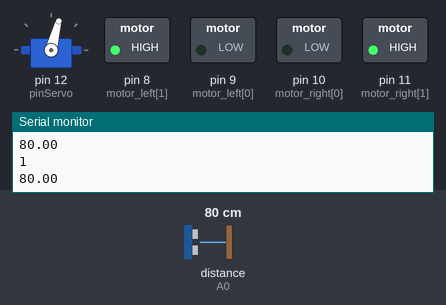
A sketch run on a simulated Arduino Uno, built with avr-gcc and run on an emulated ATmega328P. On the bench: servo, switched loads named in the sketch (green lamp = pin HIGH), the last lines printed to the serial monitor. Wiring (inferred from the names in the program): ultrasonic range finder: trigger A1; echo A0. Inputs (shaded band) come from the test bench; at power-on: distance to the obstacle (sensor on A0) 80 cm. The echo pulse lasts 58.3 µs per cm; pins used as bus, display or sensor lines are not drawn.

Above: at 2.0 s.
2.1 s: distance to the obstacle (sensor on A0) set to 46 cm
3.8 s: distance to the obstacle (sensor on A0) set to 38 cm
At 5.7 s:
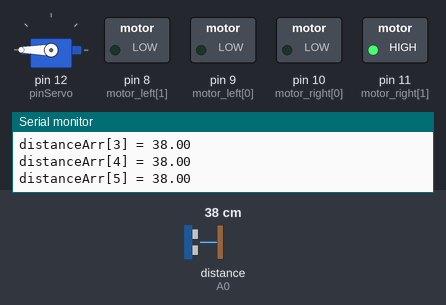
7.3 s: distance to the obstacle (sensor on A0) set to 34 cm
10.8 s: distance to the obstacle (sensor on A0) set to 28 cm
At 12.7 s:
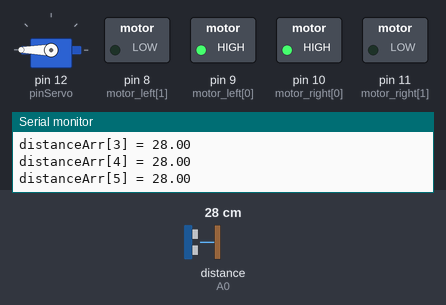
14.3 s: distance to the obstacle (sensor on A0) set to 35 cm
At 14.44 s:
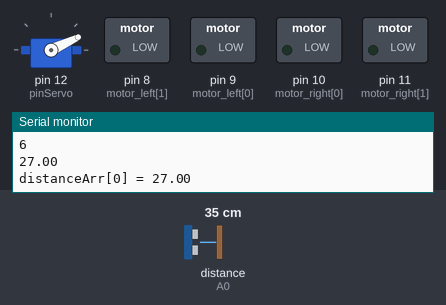
17.8 s: distance to the obstacle (sensor on A0) set to 2 cm
At 21.2 s:
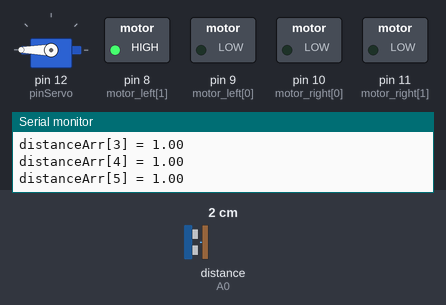
Timing chart, 0 to 22.3 s (numbered marks = the images above; inputs shaded):
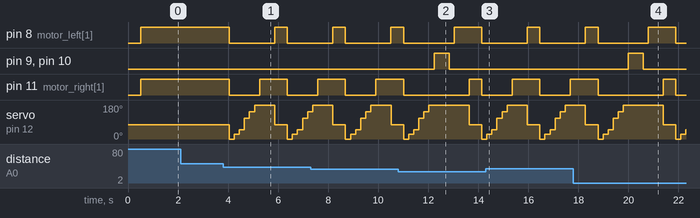

Measured:
- the behaviour switches between 42 and 41 cm on distance to the obstacle (sensor on A0) (found by bisection; images 0 and 1)
- the behaviour switches between 31 and 30 cm on distance to the obstacle (sensor on A0) (found by bisection; images 1 and 2)
- after the input at 3.8 s, pin 8 (motor_left[1]): HIGH → LOW after 0.24 s, → HIGH 1.8 s later, → LOW 0.50 s later; pin 11 (motor_right[1]): HIGH → LOW after 0.24 s, → HIGH 1.2 s later, → LOW 1.1 s later; servo on pin 12 (pinServo): 75° → 0° after 0.24 s, → 25° 0.20 s later, → 50° 0.20 s later, → 110° 0.20 s later, … (12 changes in this stretch)
- after the input at 10.8 s, pin 9 (motor_left[0]), pin 10 (motor_right[0]): LOW → HIGH after 1.4 s, → LOW 0.60 s later
- after the input at 14.3 s, pin 9 (motor_left[0]), pin 10 (motor_right[0]): stays LOW (without the input it goes to HIGH after 1.1 s)
- after the input at 17.8 s, pin 9 (motor_left[0]), pin 10 (motor_right[0]): LOW → HIGH after 2.2 s, → LOW 0.60 s later

The sketch:

2-SmartCar.ino
```cpp
#define trig A1
#define echo A0
int thresholddistance = 40;

long duration;
float forwarddistance;
float distancefront;
float distanceArr[6];

#include <Servo.h>
#define pinServo 12

//----------------------------------------------------- Initialization: Setting up Servo Angles
int servoArray[6] = {0, 25, 50, 110, 145, 180};
Servo myServo;
//----------------------------------------------------- Initialization: Motors
int motor_left[] = {9, 8};
int motor_right[] = {10, 11};
//----------------------------------------------------- Initialization: Setup Module
void setup() {
  Serial.begin(9600);
  myServo.attach(pinServo);
  //Setup Motors
  for (int i = 0; i < 2; i++)
  {
    pinMode(motor_left[i], OUTPUT);
    pinMode(motor_right[i], OUTPUT);
  }
  //Setup Sensor
  pinMode(trig, OUTPUT);
  pinMode(echo, INPUT);

}
//----------------------------------------------------- Initialization: Motor Module
// Following Module is for the Robot to brake
void brake()
{
  digitalWrite(motor_left[0], LOW);
  digitalWrite(motor_left[1], LOW);
  digitalWrite(motor_right[0], LOW);
  digitalWrite(motor_right[1], LOW);
}
// Following Module is for the Robot to go forward
void drive_forward()
{
  digitalWrite(motor_left[0], LOW);
  delayMicroseconds(400);
  digitalWrite(motor_left[1], HIGH);
  delayMicroseconds(1000 - 400);
  digitalWrite(motor_right[0], LOW);
  delayMicroseconds(1000 - 400);
  digitalWrite(motor_right[1], HIGH);
  delayMicroseconds(400);
}
// Following Module is for the Robot to slightly go towards left
void slight_left()
{
  digitalWrite(motor_left[0], LOW);
  digitalWrite(motor_left[1], HIGH);
  digitalWrite(motor_right[0], LOW);
  digitalWrite(motor_right[1], LOW);
  delay(600);
}
// Following Module is for the Robot to slightly go towards right
void slight_right()
{
  digitalWrite(motor_left[0], LOW);
  digitalWrite(motor_left[1], LOW);
  digitalWrite(motor_right[0], LOW);
  digitalWrite(motor_right[1], HIGH);
  delay(600);
}
  // Following Module is for the Robot to turn left
  void turn_left()
  {
    digitalWrite(motor_left[0], LOW);
    digitalWrite(motor_left[1], HIGH);
    digitalWrite(motor_right[0], LOW);
    digitalWrite(motor_right[1], LOW);
    delay(900);
  }
  // Following Module is for the Robot to turn right
  void turn_right()
  {
    digitalWrite(motor_left[0], LOW);
    digitalWrite(motor_left[1], LOW);
    digitalWrite(motor_right[0], LOW);
    digitalWrite(motor_right[1], HIGH);
    delay(900);
  }
  // Following Module is to make a uturn if there are obstacles to the right, to the left and in front
  void turn_around()
  {
    digitalWrite(motor_left[0], HIGH);
    digitalWrite(motor_left[1], LOW);
    digitalWrite(motor_right[0], HIGH);
    digitalWrite(motor_right[1], LOW);
    delay(600);
  }
  //----------------------------------------------------- Sight Forward
float distance(int angle) {
    myServo.write(angle);
    delay(500);
    digitalWrite(trig, LOW);
    delayMicroseconds(20);
    digitalWrite(trig, HIGH);
    delayMicroseconds(20);
    digitalWrite(trig, LOW);

    duration = pulseIn(echo, HIGH);
    forwarddistance = duration / 58;
    return forwarddistance;
  }
  //----------------------------------------------------- Sensor Array Module
void scan_around() {
    for (int i = 0; i < 6; i++) {
      myServo.write(servoArray[i]);
      delay(100);
      digitalWrite(trig, LOW);
      delayMicroseconds(20);
      digitalWrite(trig, HIGH);
      delayMicroseconds(20);
      digitalWrite(trig, LOW);
      duration = pulseIn(echo, HIGH);
      distanceArr[i] = duration / 58;
      Serial.print("distanceArr[");
      Serial.print(i);
      Serial.print("] = ");
      Serial.println(distanceArr[i]);
      delay(100);
    }
  }
    //----------------------------------------------------- Loop Module

void loop(){
  myServo.write(75);
  distancefront = distance(75);
 Serial.println(distancefront);
 // Serial.println(thresholddistance);
    if ((distancefront > thresholddistance) && (distancefront < 1000))
    {
      drive_forward();
      delay(200);
      Serial.println("1");
    }
    else
    {
      brake();
      scan_around();
      if ((distanceArr[1] > 1000) && (distanceArr[2] > 1000) && (distanceArr[3] > 1000) && (distanceArr[4] > 1000) && (distanceArr[5] > 1000) && (distanceArr[6] > 1000))
      {
        return;
        Serial.println("Restarted the Loop");
        delay(100);
      }
      else if (((distanceArr[1]) > 30.0) && ((distanceArr[2]) > 30.0))
      {
        slight_right();
        drive_forward();
        Serial.println("2");
      }
      else if (((distanceArr[0]) > 30.0) && ((distanceArr[1]) > 30.0))
      {
        turn_right();
        drive_forward();
        Serial.println("3");
      }
      else if (((distanceArr[3]) > 30.0) && ((distanceArr[4]) > 30.0))
      {
        slight_left();
        drive_forward();
        Serial.println("4");
      }
      else if (((distanceArr[4]) > 30.0) && ((distanceArr[5]) > 30.0))
      {
        turn_left();
        drive_forward();
        Serial.println("5");
      }
      else
      {
        turn_around();
        brake();
        delay(200);
        slight_left();
        drive_forward();
        Serial.println("6");
      }
    }
//  delay(100);
}
```
